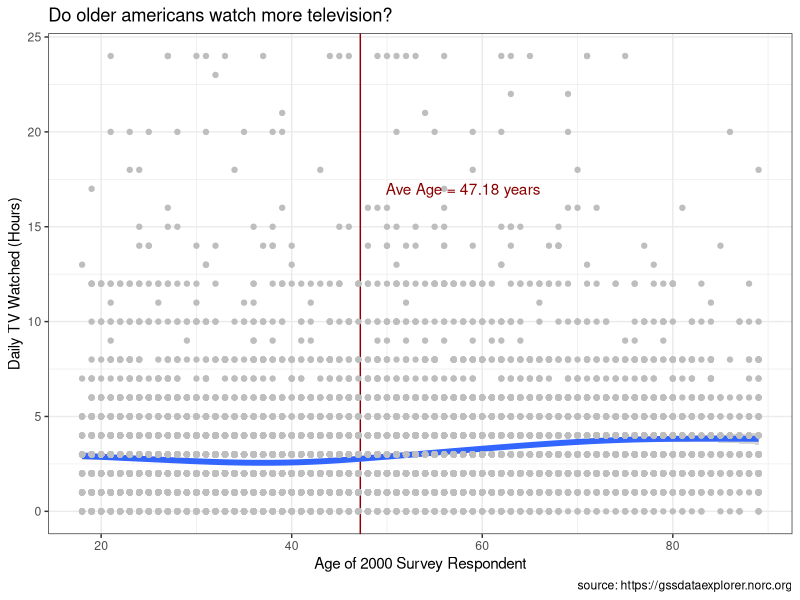
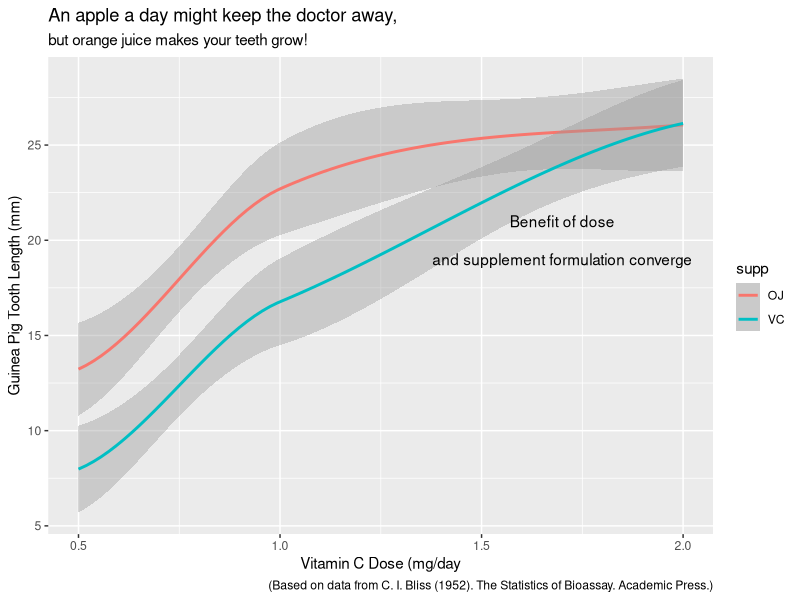
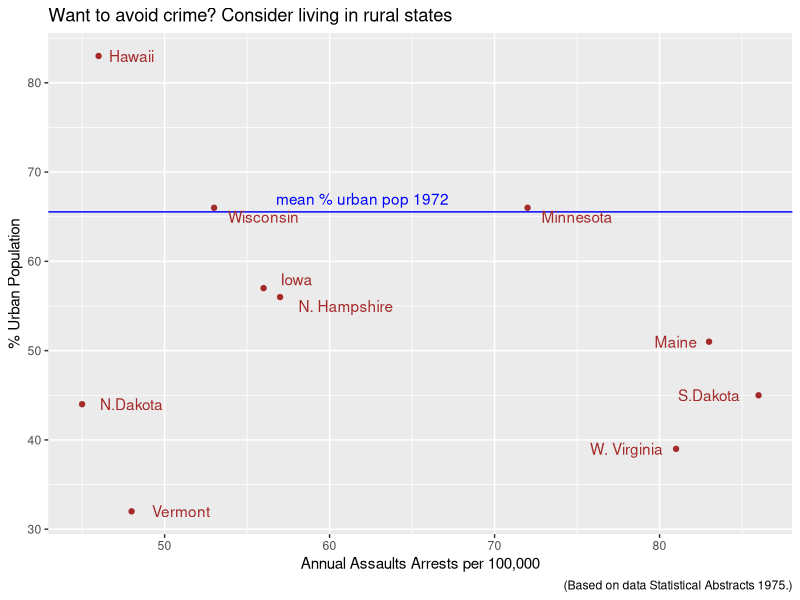
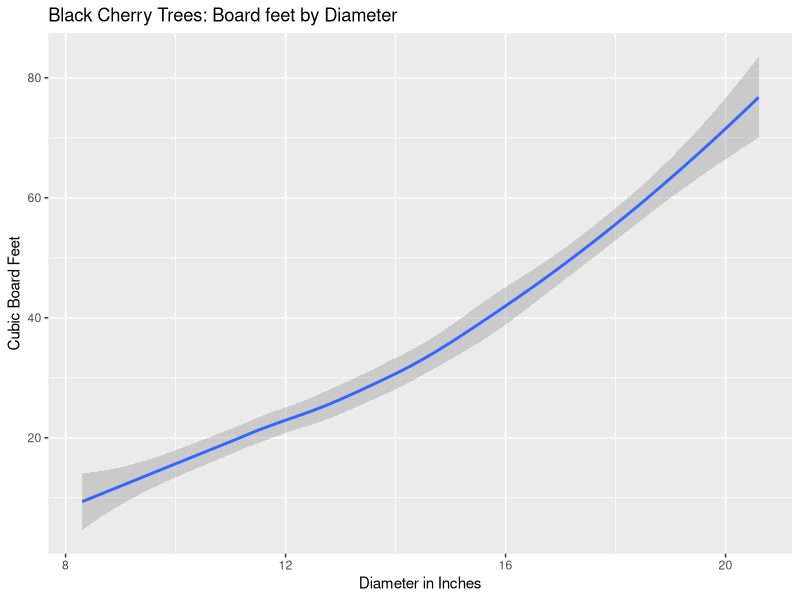
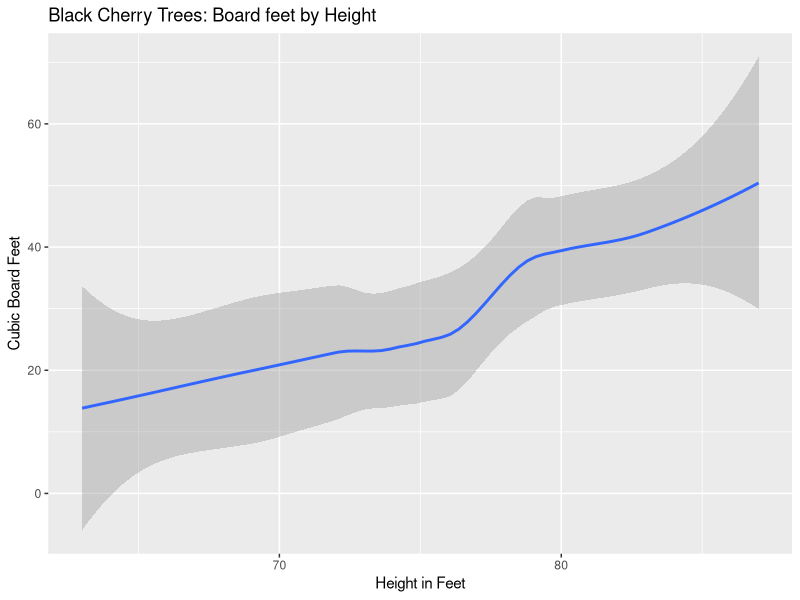

R code for these plots, in order:
## ---- chunk 1
knitr::opts_chunk$set(echo = FALSE)
knitr::opts_knit$set(root.dir = './' )
library(tidyverse)
library(ggplot2)
library(quantreg)
library(magrittr)
## ---- chunk 2
gss <-gss_cat
## ---- chunk 3

summarise(gss, meanage=mean(age, na.rm=TRUE))
summarise(gss, meantv=mean(tvhours, na.rm=TRUE))

ggplot(data=gss, mapping=aes(x=age, y=tvhours))+
  geom_vline(xintercept=47.2, color="dark red")+
  geom_smooth(size=2)+
  geom_point(color="grey")+
  annotate("text", label="Ave Age = 47.18 years", x=58, y=17, color='dark red')+
  theme_bw()+
  xlab("Age of 2000 Survey Respondent")+
  ylab("Daily TV Watched (Hours)")+
  labs(title="Do older americans watch more television?")+
  labs(caption="source: https://gssdataexplorer.norc.org")


## ---- chunk 4
tg<-ToothGrowth
ggplot(data=tg, mapping=aes(x=dose, y=len, color=supp)) +
  geom_smooth() +
  annotate ("text", label= "Benefit of dose", x=1.7, y=21)+
  annotate ("text", label= "and supplement formulation converge", x=1.7, y=19)+
  xlab("Vitamin C Dose (mg/day") +
  ylab("Guinea Pig Tooth Length (mm)")+
  labs(title="An apple a day might keep the doctor away,") +
  labs(subtitle="but orange juice makes your teeth grow!") +
  labs(caption="(Based on data from C. I. Bliss (1952). The Statistics of Bioassay. Academic Press.)")

## ---- chunk 5
USArrests %>%
  filter(Assault < 100) %>%
  ggplot(USArrests, mapping = aes (x= Assault, y= UrbanPop,)) +
    geom_point(color='brown') +
      geom_hline(yintercept = 65.54, color = 'blue') +
  annotate('text', label = 'mean % urban pop 1972', x=62, y=67, color='blue') +
  annotate('text', label= 'N.Dakota', x=48, y=44, color= "brown")+
  annotate('text', label= 'Hawaii', x=48, y=83, color= "brown") +
  annotate('text', label= 'Vermont', x=51, y=32, color= "brown") +
  annotate('text', label= 'Wisconsin', x=56, y=65, color= "brown") +
  annotate('text', label= 'Iowa', x=58, y=58, color= "brown") +
  annotate('text', label= 'N. Hampshire', x=61, y=55, color= "brown") +
  annotate('text', label= 'Minnesota', x=75, y=65, color= "brown")+
  annotate('text', label= 'Maine', x=81, y=51, color= "brown") +
  annotate('text', label= 'W. Virginia', x=78, y=39, color= "brown") +
  annotate('text', label= 'S.Dakota', x=83, y=45, color= "brown") +
  xlab("Annual Assaults Arrests per 100,000") +
  ylab("% Urban Population")+
  labs(title="Want to avoid crime? Consider living in rural states") +
    labs(caption="(Based on data Statistical Abstracts 1975.)")




## ---- chunk 6
data("trees")

ggplot(data=trees, mapping = aes (x=Girth, y=Volume)) +
  geom_smooth()+

xlab("Diameter in Inches") +
  ylab("Cubic Board Feet")+
  labs(title="Black Cherry Trees: Board feet by Diameter") 
    
ggplot(data=trees, mapping = aes (x=Height, y=Volume)) + 
        geom_smooth() +

xlab("Height in Feet") +
  ylab("Cubic Board Feet")+
  labs(title="Black Cherry Trees: Board feet by Height") 
    
